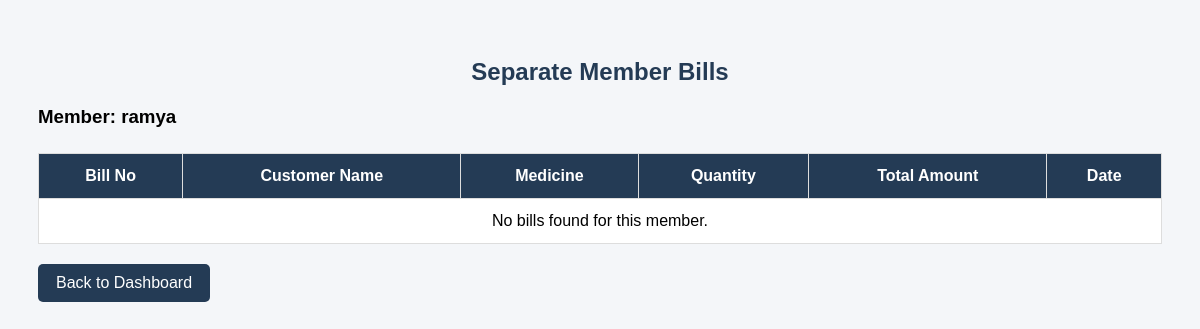
The app's page /member-bills/ (signed in), older data.
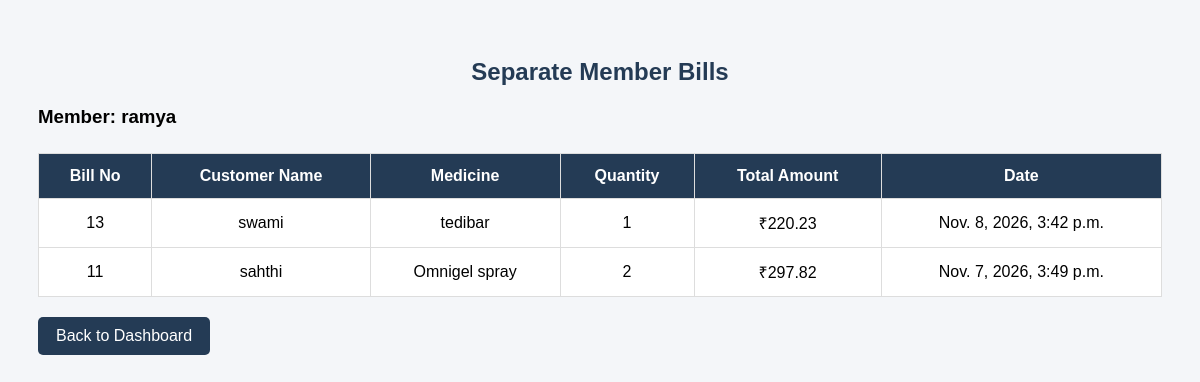
The same page, newer data.
### store/models.py (models this page shows, shortened)
class Bill(models.Model):
    bill_number = models.AutoField(primary_key=True)
    customer_name = models.CharField(max_length=100)
    medicine = models.ForeignKey(
        Medicine,
        on_delete=models.CASCADE
    )
    quantity = models.IntegerField()
    total_price = models.DecimalField(
        max_digits=10,
        decimal_places=2
    )
    bill_date = models.DateTimeField(auto_now_add=True)
    created_by = models.ForeignKey(
        settings.AUTH_USER_MODEL,
        on_delete=models.SET_NULL,
        null=True,
        blank=True,
        related_name="medical_store_bills"
    )

class Medicine(models.Model):
    name = models.CharField(max_length=100)
    category = models.CharField(max_length=100)
    manufacturer = models.CharField(max_length=100)
    price = models.DecimalField(max_digits=10, decimal_places=2)
    stock = models.IntegerField()
    expiry_date = models.DateField()
    image = models.ImageField(
        upload_to="medicines/",
        blank=True,
        null=True
    )

### store/views.py (the view)
# urls.py: path("member-bills/", views.member_bills, name="member_bills"),
@login_required
def member_bills(request):
    bills = Bill.objects.filter(
        created_by=request.user
    ).order_by("-bill_date")
    return render(request, "member_bills.html", {
        "bills": bills
    })

### store/templates/member_bills.html (shortened to what this page needs)
<!DOCTYPE html>
<html>
<head>
</head>
<body>
<h2>Separate Member Bills</h2>
<h3>Member: {{ request.user.username }}</h3>
<table>
    <tr>
        <th>Bill No</th>
        <th>Customer Name</th>
        <th>Medicine</th>
        <th>Quantity</th>
        <th>Total Amount</th>
        <th>Date</th>
    </tr>
    {% for bill in bills %}
    <tr>
        <td>{{ bill.bill_number }}</td>
        <td>{{ bill.customer_name }}</td>
        <td>{{ bill.medicine.name }}</td>
        <td>{{ bill.quantity }}</td>
        <td>₹{{ bill.total_price }}</td>
        <td>{{ bill.bill_date }}</td>
    </tr>
    {% empty %}
    <tr>
        <td colspan="6">No bills found for this member.</td>
    </tr>
    {% endfor %}
</table>
<a href="/" class="back">Back to Dashboard</a>
</body>
</html>

Row changes from the older to the newer data that the page shows:
added Bill: bill_number "13", customer_name "swami", medicine.name "tedibar", quantity "1", total_price "220.23", bill_date "Nov. 8, 2026, 3:42 p.m."
added Bill: bill_number "11", customer_name "sahthi", medicine.name "Omnigel spray", quantity "2", total_price "297.82", bill_date "Nov. 7, 2026, 3:49 p.m."
Text that changed along with them:
text no longer shown: "No bills found for this member."
